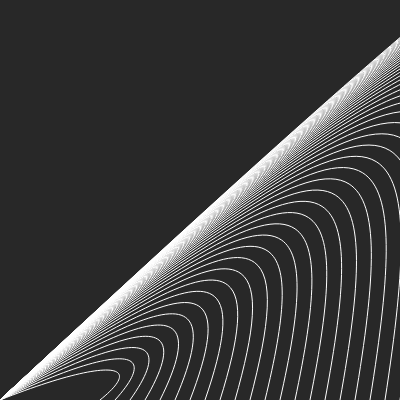
Frame 1 (no input)
Frame 60 (no input): identical to frame 1, image omitted
Frame 120 (the mouse pressed at the canvas centre since frame 60): identical to frame 1, image omitted

The p5.js sketch that drew this single still picture (run headless with seeded random() and noise() and a simulated clock; from frame 60 on, the mouse is pressed at the canvas centre):

// p5.js sketch
// ── sketch.js
//  Dimitri Balzer
//  03.11.2021
//


const SIZE = 400;

function setup() {
  createCanvas(SIZE, SIZE);
}

function draw() {
  background(40);

  noFill();
  stroke(255, 255, 255);

  let factor = 15;

  for (let i = 0; i <= 50; i++) {
    bezier(
      0, 400, /* 1. Anchor */
      100 + i * factor, 360 - i * factor, /* 1. Control */
      150 + i * factor, 360 - i * factor, /* 2. Control */
      100 + i * factor, 400, /* 2. Anchor */
    );
  }
}
